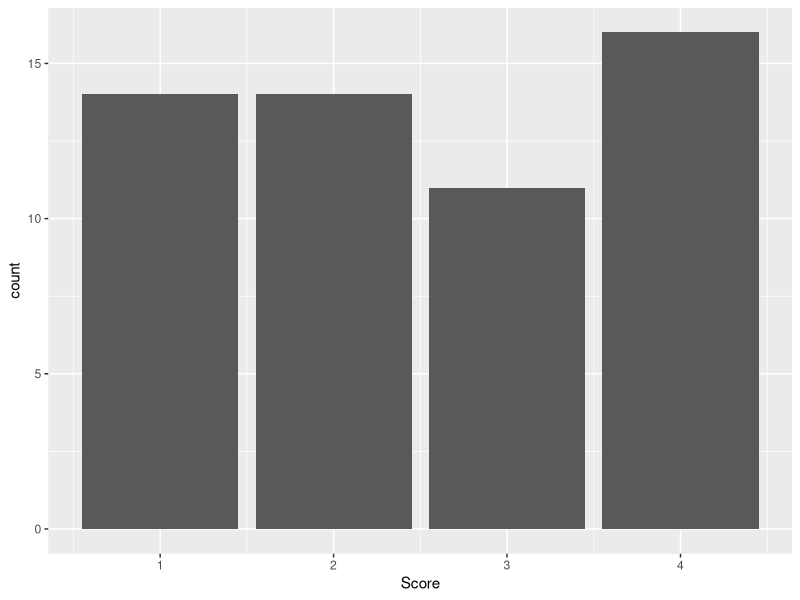
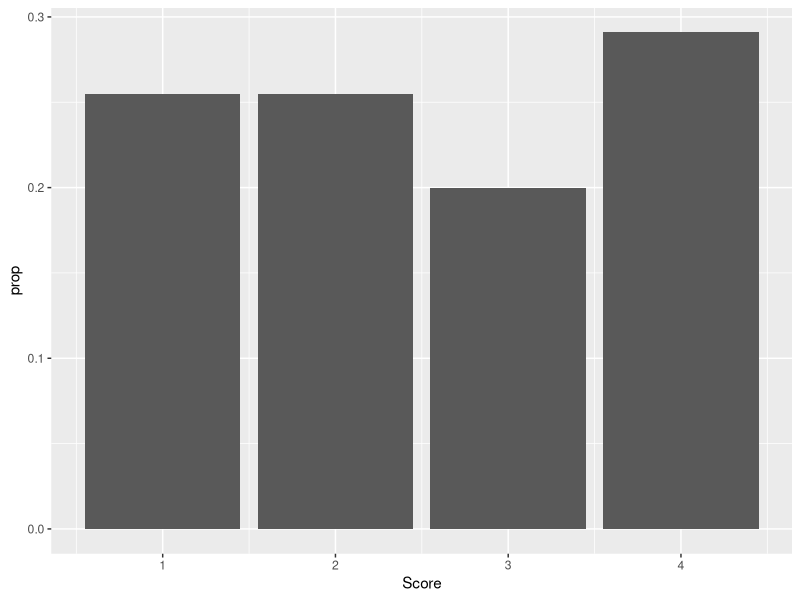
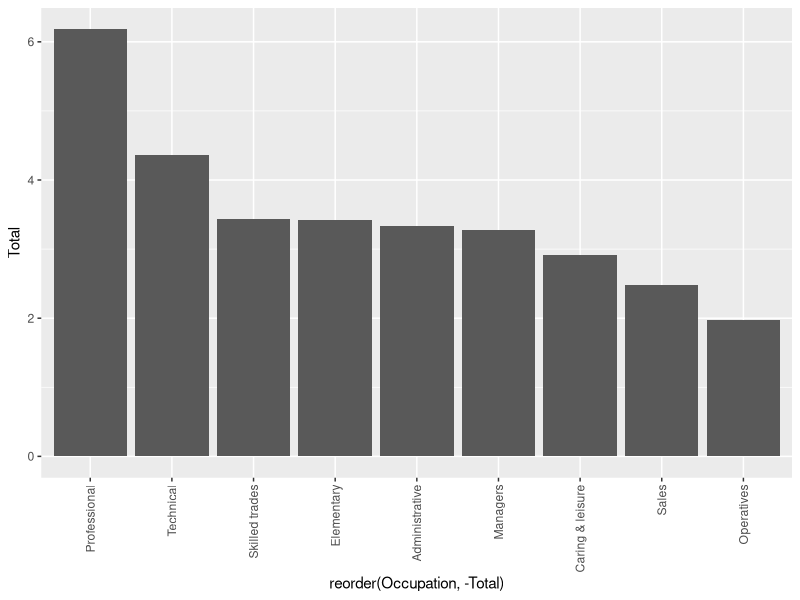
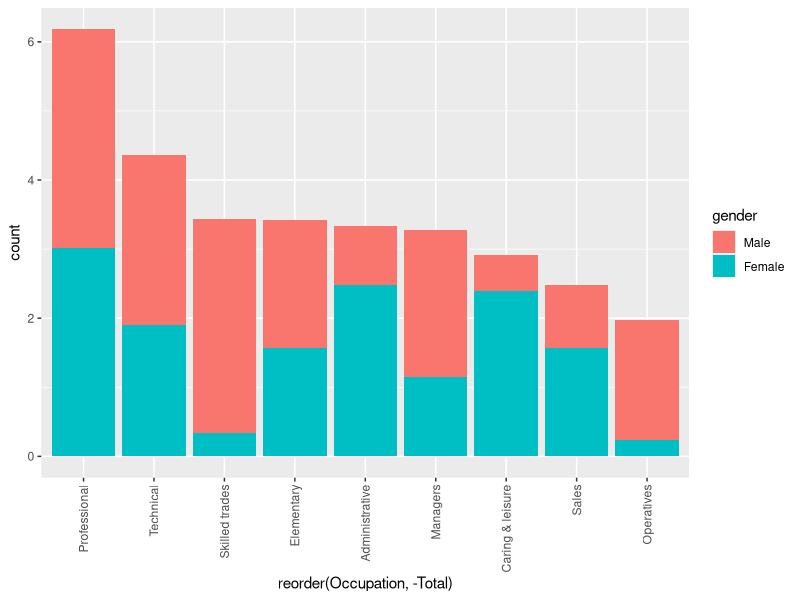
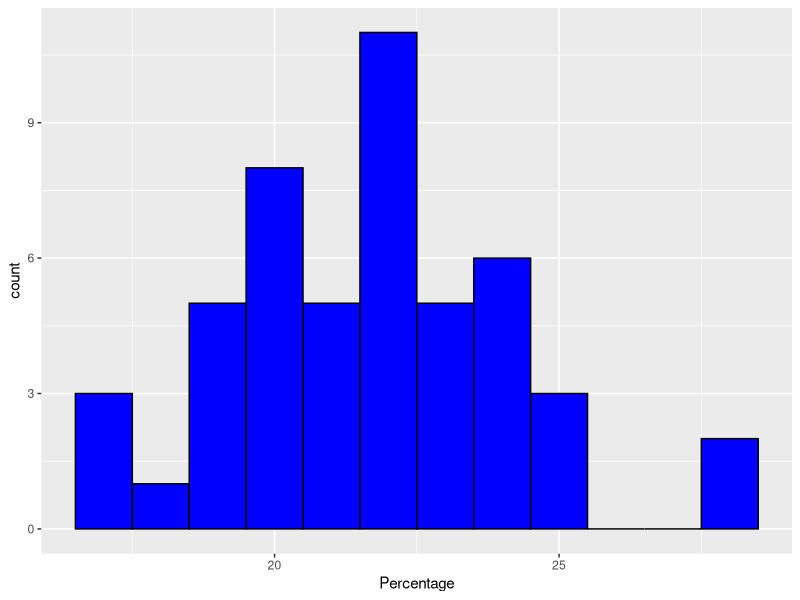
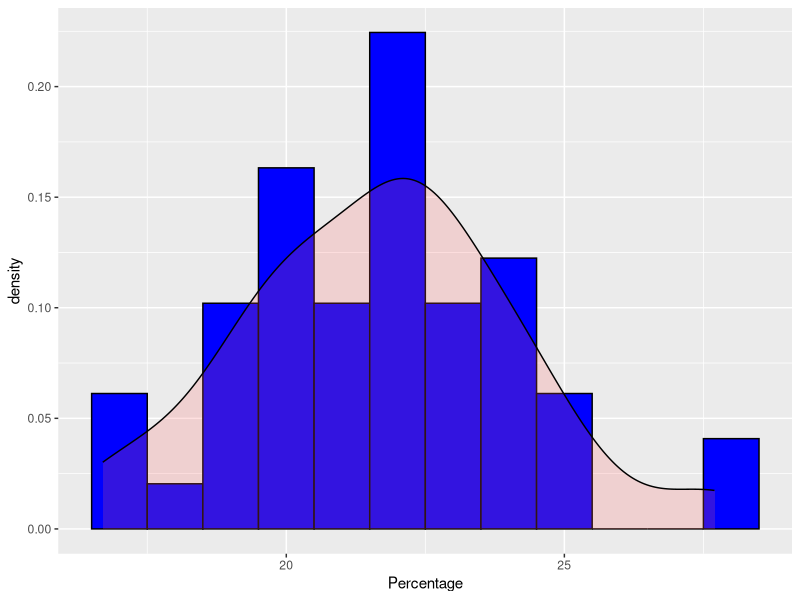
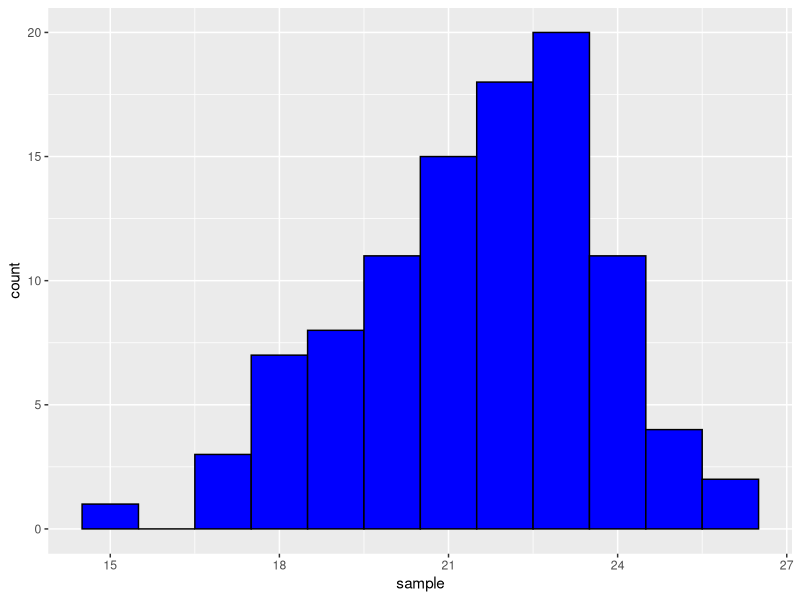

Reproduce these figures in R, in order.
####
## barchart
####

tattoos <- read.csv("tattoos.csv", header = TRUE, sep = ";")

library(ggplot2)

ggplot(data = tattoos) +
  geom_bar (
    mapping = aes(x = Score)
  )
### with proportions
ggplot(data = tattoos) +
  geom_bar (
    mapping = aes(x = Score, y = ..prop..)
  )

#####


workforce <- read.csv("workforce.csv", header = TRUE, sep = ";")
colnames(workforce) <- c("Occupation", "Male", "Female", "Total")
str(workforce)

ggplot(data = workforce, aes(x = reorder(Occupation, -Total), y = Total) ) +
  geom_bar ( stat = "identity") +
  theme(axis.text.x = element_text(angle = 90, vjust = 0.5, hjust=1))


#########
library(tidyr)

workforce_long <- gather(workforce, gender, count, Male:Female, factor_key=TRUE)
str(workforce_long) 

ggplot(data = workforce_long, aes(x = reorder(Occupation, -Total), y = count, fill = gender) ) +
  geom_bar ( stat = "identity") +
  theme(axis.text.x = element_text(angle = 90, vjust = 0.5, hjust=1))


#####
### membership 
####
membership <- read.csv("membership.csv", header = TRUE)
colnames(membership) <- c("Percentage")
str(membership)

ggplot(data = membership ) + 
  geom_histogram ( mapping = aes(x = Percentage ), 
                   binwidth = 1, color="black", fill="blue" )

ggplot(membership, aes(x=Percentage)) + 
  geom_histogram(aes(y=..density..), colour="black", fill="blue", binwidth = 1)+
  geom_density(alpha=.2, fill="#FF6666") 

mu = mean(membership$Percentage)
std = sd(membership$Percentage)

sample = rnorm(100, mean = mu, sd = std)

df = as.data.frame(sample)
ggplot(data = df ) + 
  geom_histogram ( mapping = aes(x = sample ), 
                   binwidth = 1, color="black", fill="blue" )
############################


